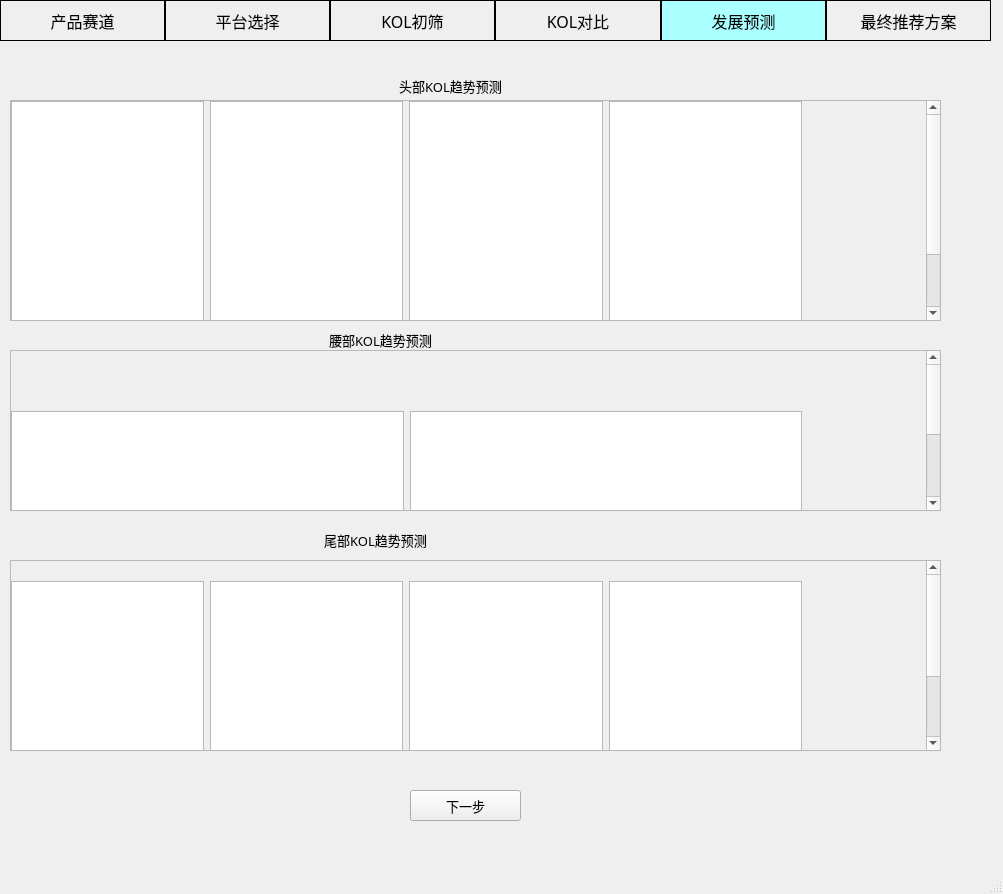
<?xml version="1.0" encoding="UTF-8"?>
<ui version="4.0">
 <class>MainWindow</class>
 <widget class="QMainWindow" name="MainWindow">
  <property name="geometry">
   <rect>
    <x>0</x>
    <y>0</y>
    <width>1003</width>
    <height>894</height>
   </rect>
  </property>
  <property name="font">
   <font>
    <family>微软雅黑</family>
    <pointsize>10</pointsize>
   </font>
  </property>
  <property name="windowTitle">
   <string>MainWindow</string>
  </property>
  <widget class="QWidget" name="centralwidget">
   <property name="font">
    <font>
     <family>微软雅黑</family>
     <pointsize>10</pointsize>
    </font>
   </property>
   <widget class="QWidget" name="layoutWidget">
    <property name="geometry">
     <rect>
      <x>0</x>
      <y>0</y>
      <width>991</width>
      <height>41</height>
     </rect>
    </property>
    <layout class="QHBoxLayout" name="horizontalLayout">
     <property name="spacing">
      <number>0</number>
     </property>
     <property name="leftMargin">
      <number>0</number>
     </property>
     <property name="rightMargin">
      <number>0</number>
     </property>
     <item>
      <widget class="QLabel" name="label">
       <property name="sizePolicy">
        <sizepolicy hsizetype="Expanding" vsizetype="Preferred">
         <horstretch>0</horstretch>
         <verstretch>0</verstretch>
        </sizepolicy>
       </property>
       <property name="font">
        <font>
         <family>微软雅黑</family>
         <pointsize>12</pointsize>
        </font>
       </property>
       <property name="styleSheet">
        <string notr="true">border:1px solid rgb(0, 0, 0);</string>
       </property>
       <property name="lineWidth">
        <number>1</number>
       </property>
       <property name="midLineWidth">
        <number>0</number>
       </property>
       <property name="text">
        <string>产品赛道</string>
       </property>
       <property name="scaledContents">
        <bool>false</bool>
       </property>
       <property name="alignment">
        <set>Qt::AlignCenter</set>
       </property>
       <property name="wordWrap">
        <bool>false</bool>
       </property>
       <property name="margin">
        <number>0</number>
       </property>
      </widget>
     </item>
     <item>
      <widget class="QLabel" name="label_2">
       <property name="sizePolicy">
        <sizepolicy hsizetype="Expanding" vsizetype="Preferred">
         <horstretch>0</horstretch>
         <verstretch>0</verstretch>
        </sizepolicy>
       </property>
       <property name="font">
        <font>
         <family>微软雅黑</family>
         <pointsize>12</pointsize>
        </font>
       </property>
       <property name="styleSheet">
        <string notr="true">border:1px solid rgb(0, 0, 0);</string>
       </property>
       <property name="lineWidth">
        <number>1</number>
       </property>
       <property name="text">
        <string>平台选择</string>
       </property>
       <property name="alignment">
        <set>Qt::AlignCenter</set>
       </property>
      </widget>
     </item>
     <item>
      <widget class="QLabel" name="label_3">
       <property name="sizePolicy">
        <sizepolicy hsizetype="Expanding" vsizetype="Preferred">
         <horstretch>0</horstretch>
         <verstretch>0</verstretch>
        </sizepolicy>
       </property>
       <property name="font">
        <font>
         <family>微软雅黑</family>
         <pointsize>12</pointsize>
        </font>
       </property>
       <property name="styleSheet">
        <string notr="true">border:1px solid rgb(0, 0, 0);</string>
       </property>
       <property name="text">
        <string>KOL初筛</string>
       </property>
       <property name="alignment">
        <set>Qt::AlignCenter</set>
       </property>
      </widget>
     </item>
     <item>
      <widget class="QLabel" name="label_4">
       <property name="sizePolicy">
        <sizepolicy hsizetype="Expanding" vsizetype="Preferred">
         <horstretch>0</horstretch>
         <verstretch>0</verstretch>
        </sizepolicy>
       </property>
       <property name="font">
        <font>
         <family>微软雅黑</family>
         <pointsize>12</pointsize>
        </font>
       </property>
       <property name="styleSheet">
        <string notr="true">border:1px solid rgb(0, 0, 0);</string>
       </property>
       <property name="text">
        <string>KOL对比</string>
       </property>
       <property name="alignment">
        <set>Qt::AlignCenter</set>
       </property>
      </widget>
     </item>
     <item>
      <widget class="QLabel" name="label_5">
       <property name="sizePolicy">
        <sizepolicy hsizetype="Expanding" vsizetype="Preferred">
         <horstretch>0</horstretch>
         <verstretch>0</verstretch>
        </sizepolicy>
       </property>
       <property name="font">
        <font>
         <family>微软雅黑</family>
         <pointsize>12</pointsize>
        </font>
       </property>
       <property name="styleSheet">
        <string notr="true">background-color: rgb(170, 255, 255);
border:1px solid rgb(0, 0, 0);</string>
       </property>
       <property name="text">
        <string>发展预测</string>
       </property>
       <property name="alignment">
        <set>Qt::AlignCenter</set>
       </property>
      </widget>
     </item>
     <item>
      <widget class="QLabel" name="label_6">
       <property name="sizePolicy">
        <sizepolicy hsizetype="Expanding" vsizetype="Preferred">
         <horstretch>0</horstretch>
         <verstretch>0</verstretch>
        </sizepolicy>
       </property>
       <property name="font">
        <font>
         <family>微软雅黑</family>
         <pointsize>12</pointsize>
        </font>
       </property>
       <property name="styleSheet">
        <string notr="true">border:1px solid rgb(0, 0, 0);</string>
       </property>
       <property name="text">
        <string>最终推荐方案</string>
       </property>
       <property name="alignment">
        <set>Qt::AlignCenter</set>
       </property>
      </widget>
     </item>
    </layout>
   </widget>
   <widget class="QLabel" name="head_title">
    <property name="geometry">
     <rect>
      <x>360</x>
      <y>70</y>
      <width>181</width>
      <height>31</height>
     </rect>
    </property>
    <property name="maximumSize">
     <size>
      <width>100000</width>
      <height>100000</height>
     </size>
    </property>
    <property name="text">
     <string>头部KOL趋势预测</string>
    </property>
    <property name="alignment">
     <set>Qt::AlignCenter</set>
    </property>
   </widget>
   <widget class="QLabel" name="waist_title">
    <property name="geometry">
     <rect>
      <x>80</x>
      <y>330</y>
      <width>601</width>
      <height>20</height>
     </rect>
    </property>
    <property name="maximumSize">
     <size>
      <width>16777215</width>
      <height>20</height>
     </size>
    </property>
    <property name="styleSheet">
     <string notr="true">border-color: rgb(126, 204, 255);</string>
    </property>
    <property name="text">
     <string>腰部KOL趋势预测</string>
    </property>
    <property name="alignment">
     <set>Qt::AlignCenter</set>
    </property>
   </widget>
   <widget class="QScrollArea" name="scrollArea_3">
    <property name="geometry">
     <rect>
      <x>10</x>
      <y>350</y>
      <width>931</width>
      <height>161</height>
     </rect>
    </property>
    <property name="widgetResizable">
     <bool>false</bool>
    </property>
    <widget class="QWidget" name="scrollAreaWidgetContents_3">
     <property name="geometry">
      <rect>
       <x>0</x>
       <y>-66</y>
       <width>800</width>
       <height>300</height>
      </rect>
     </property>
     <widget class="QWidget" name="horizontalLayoutWidget_2">
      <property name="geometry">
       <rect>
        <x>0</x>
        <y>60</y>
        <width>791</width>
        <height>251</height>
       </rect>
      </property>
      <layout class="QHBoxLayout" name="waist_pictures">
       <item>
        <widget class="QGraphicsView" name="graphicsView_5"/>
       </item>
       <item>
        <widget class="QGraphicsView" name="graphicsView_6"/>
       </item>
      </layout>
     </widget>
    </widget>
   </widget>
   <widget class="QPushButton" name="pushButton">
    <property name="geometry">
     <rect>
      <x>410</x>
      <y>790</y>
      <width>111</width>
      <height>31</height>
     </rect>
    </property>
    <property name="text">
     <string>下一步</string>
    </property>
   </widget>
   <widget class="QLabel" name="tail_title">
    <property name="geometry">
     <rect>
      <x>10</x>
      <y>530</y>
      <width>731</width>
      <height>20</height>
     </rect>
    </property>
    <property name="maximumSize">
     <size>
      <width>16777215</width>
      <height>20</height>
     </size>
    </property>
    <property name="text">
     <string>尾部KOL趋势预测</string>
    </property>
    <property name="alignment">
     <set>Qt::AlignCenter</set>
    </property>
   </widget>
   <widget class="QScrollArea" name="scrollArea_2">
    <property name="geometry">
     <rect>
      <x>10</x>
      <y>100</y>
      <width>931</width>
      <height>221</height>
     </rect>
    </property>
    <property name="widgetResizable">
     <bool>false</bool>
    </property>
    <widget class="QWidget" name="scrollAreaWidgetContents_2">
     <property name="geometry">
      <rect>
       <x>0</x>
       <y>0</y>
       <width>800</width>
       <height>300</height>
      </rect>
     </property>
     <widget class="QWidget" name="horizontalLayoutWidget">
      <property name="geometry">
       <rect>
        <x>0</x>
        <y>0</y>
        <width>791</width>
        <height>311</height>
       </rect>
      </property>
      <layout class="QHBoxLayout" name="head_pictures">
       <item>
        <widget class="QGraphicsView" name="graphicsView"/>
       </item>
       <item>
        <widget class="QGraphicsView" name="graphicsView_2"/>
       </item>
       <item>
        <widget class="QGraphicsView" name="graphicsView_3"/>
       </item>
       <item>
        <widget class="QGraphicsView" name="graphicsView_4"/>
       </item>
      </layout>
     </widget>
    </widget>
   </widget>
   <widget class="QScrollArea" name="scrollArea_4">
    <property name="geometry">
     <rect>
      <x>10</x>
      <y>560</y>
      <width>931</width>
      <height>191</height>
     </rect>
    </property>
    <property name="widgetResizable">
     <bool>false</bool>
    </property>
    <widget class="QWidget" name="scrollAreaWidgetContents_4">
     <property name="geometry">
      <rect>
       <x>0</x>
       <y>-20</y>
       <width>800</width>
       <height>300</height>
      </rect>
     </property>
     <widget class="QWidget" name="horizontalLayoutWidget_3">
      <property name="geometry">
       <rect>
        <x>0</x>
        <y>20</y>
        <width>791</width>
        <height>261</height>
       </rect>
      </property>
      <layout class="QHBoxLayout" name="horizontalLayout_2">
       <item>
        <widget class="QGraphicsView" name="graphicsView_7"/>
       </item>
       <item>
        <widget class="QGraphicsView" name="graphicsView_8"/>
       </item>
       <item>
        <widget class="QGraphicsView" name="graphicsView_9"/>
       </item>
       <item>
        <widget class="QGraphicsView" name="graphicsView_10"/>
       </item>
      </layout>
     </widget>
    </widget>
   </widget>
  </widget>
  <widget class="QMenuBar" name="menubar">
   <property name="geometry">
    <rect>
     <x>0</x>
     <y>0</y>
     <width>1003</width>
     <height>29</height>
    </rect>
   </property>
  </widget>
  <widget class="QStatusBar" name="statusbar"/>
 </widget>
 <resources/>
 <connections/>
</ui>
